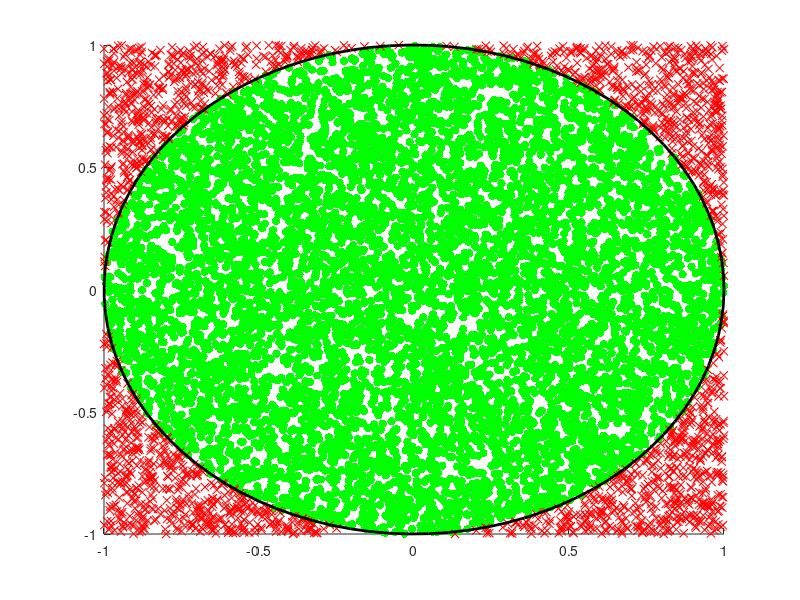

Here is the MATLAB script that generated this plot:
function plot_random_points
    st_tock = 10000;
    tocke_na_loku = @(kot, radij) [radij * cos(kot); radij * sin(kot)];
    x = -1 + 2 * rand(1, st_tock);
    y = -1 + 2 * rand(1, st_tock);
    znotraj_kroga = (x.^2 + y.^2 <= 1);
    tocke_v_krogu = [x(znotraj_kroga); y(znotraj_kroga)];
    tocke_iz_kroga = [x(~znotraj_kroga); y(~znotraj_kroga)];

    figure;
    hold on;
    scatter(tocke_v_krogu(1, :), tocke_v_krogu(2, :), 'g', 'filled'); 
    scatter(tocke_iz_kroga(1, :), tocke_iz_kroga(2, :), 'r', 'x'); 
    kot1 = linspace(0, 2 * pi, 100); 
    radij1 = 1;
    tocke_lok = tocke_na_loku(kot1, radij1);

    plot(tocke_lok(1, :), tocke_lok(2, :), 'k', 'LineWidth', 2); 

    hold off;
end
